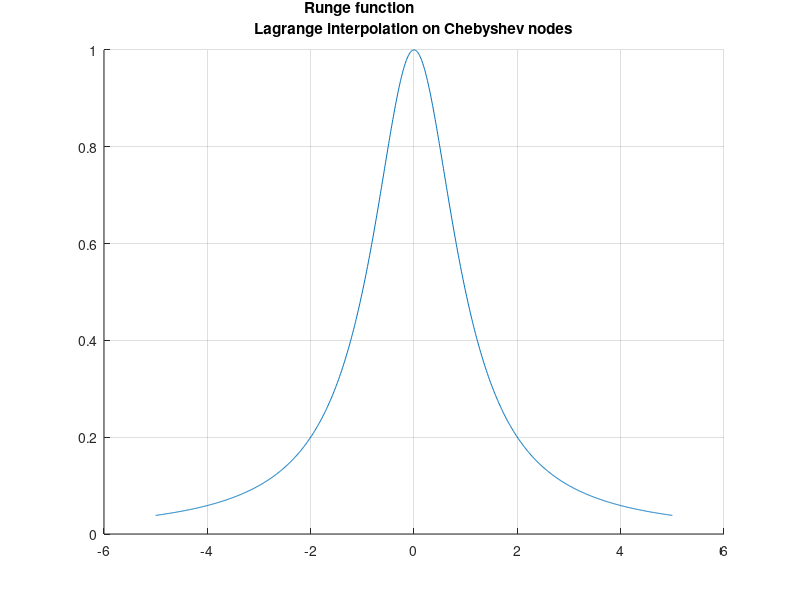

MATLAB code to generate this figure: (Note: this script raises an error after producing the figure.)
f = @(x) 1 ./ (1 + power(x, 2));

a = -5;
b = 5;
len = b - a;
nmin = 3;
nmax = 15;
int_plot = a:0.01:b;

figure;
hold on;
grid on;
title(["Runge function"; "Lagrange interpolation on Chebyshev nodes"]);
plot (int_plot, f(int_plot));

i = 1;
for n = nmin:4:nmax
    i = i + 1;
    int_interpolate = ChebyshevNodes(a, b, n);
    Lagr = @(x) lagrange(int_interpolate, f(int_interpolate), x);
    plot(int_plot, arrayfun(Lagr, int_plot));
end
hold off;
